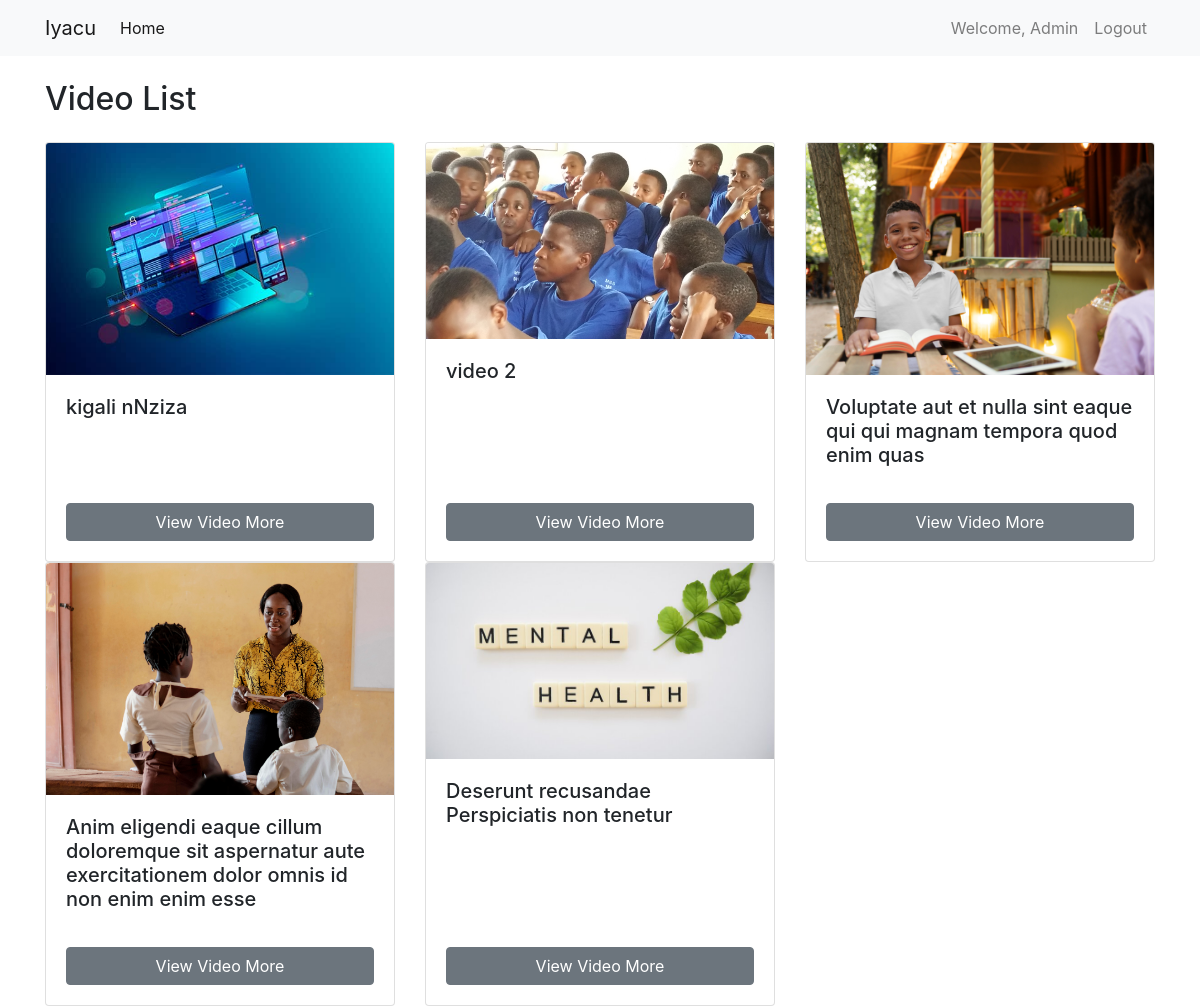
The app's page / (signed in) with its own data.
### videos/models.py (models this page shows, shortened)
class Video(models.Model):
    title = models.CharField(max_length=255)
    video_file = models.FileField(upload_to='videos/file')
    video_banner = models.ImageField(upload_to='videos/banner')
    upload_date = models.DateTimeField(auto_now_add=True)

### videos/views.py (the view)
# urls.py: path('', views.index, name='index'),
@login_required
def index(request):
    videos = Video.objects.all()
    return render(request, 'videos/index.html', {'videos': videos})

### templates/videos/index.html (shortened to what this page needs)
<!DOCTYPE html>
<html lang="en">
<head>
  <link href="https://stackpath.bootstrapcdn.com/bootstrap/4.5.0/css/bootstrap.min.css" rel="stylesheet">
</head>
<body>
  <nav class="navbar navbar-expand-lg navbar-light bg-light">
    <div class="container">
      <a class="navbar-brand" href="#">Iyacu</a>
      <div class="collapse navbar-collapse" id="navbarNav">
        <ul class="navbar-nav mr-auto">
          <li class="nav-item active">
            <a class="nav-link" href="#">Home <span class="sr-only">(current)</span></a>
          </li>
        </ul>
        <ul class="navbar-nav">
          {% if user.is_authenticated %}
          <li class="nav-item">
            <a class="nav-link" href="#">Welcome, {{ user.username }}</a>
          </li>
          <li class="nav-item">
            <a class="nav-link" href="{% url 'logout' %}">Logout</a>
          </li>
          {% endif %}
        </ul>
      </div>
    </div>
  </nav>
  <div class="container">
    <h2 class="mt-4 mb-4">Video List</h2>
    <div class="row">
      {% for video in videos %}
      <div class="col-md-4">
        <div class="card">
          <img src="{{ video.video_banner.url }}" class="card-img-top" alt="Video Banner">
          <div class="card-body">
            <h5 class="card-title">{{ video.title }}</h5>
            <a href="{% url 'watch_video' video.id %}" class="btn btn-secondary mt-2">View Video More</a>
          </div>
        </div>
      </div>
      {% endfor %}
    </div>
  </div>
</body>
</html>

### templates/videos/index.html (style rules this page uses)
.card { height: 100%; }
.card-body { display: flex; flex-direction: column; justify-content: space-between; }

### records on screen
Video: video_banner (picture), title "kigali nNziza"
Video: video_banner (picture), title "video 2"
Video: video_banner (picture), title "Voluptate aut et nulla sint eaque qui qui magnam tempora quod enim quas"
Video: video_banner (picture), title "Anim eligendi eaque cillum doloremque sit aspernatur aute exercitationem dolor omnis id non enim enim esse"
Video: video_banner (picture), title "Deserunt recusandae Perspiciatis non tenetur"

### other values on screen
{{ user.username }} "Admin"
